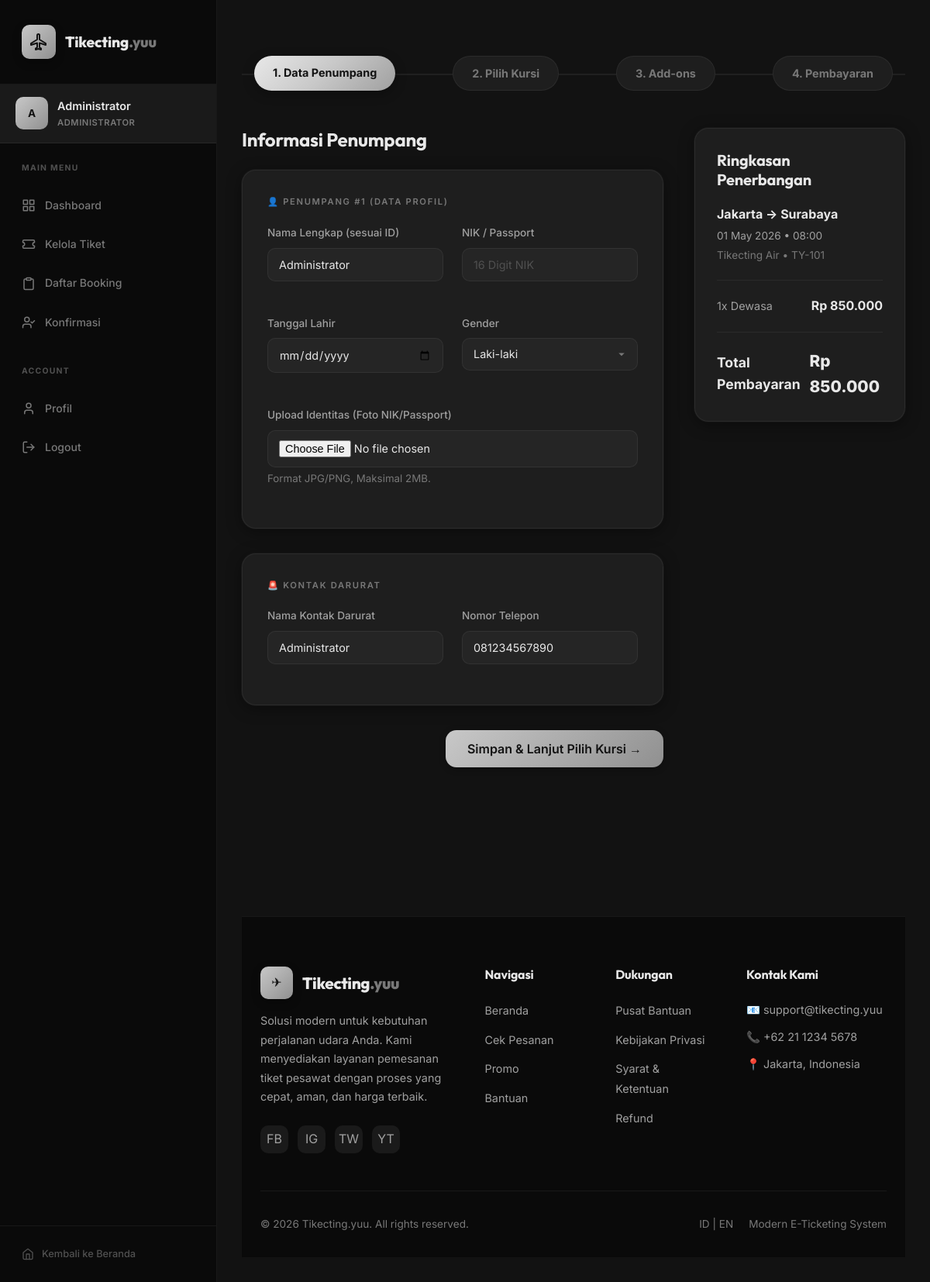
The page /booking_step1.php?flight_id=1&passengers=1 (signed in) on the database its author committed.
### tables this page shows
CREATE TABLE `users` (
  `id` int(11) NOT NULL AUTO_INCREMENT,
  `username` varchar(50) NOT NULL,
  `password` varchar(255) NOT NULL,
  `name` varchar(100) NOT NULL,
  `email` varchar(150) DEFAULT NULL,
  `phone` varchar(20) DEFAULT NULL,
  `nik` varchar(20) DEFAULT NULL,
  `gender` enum('L','P') DEFAULT NULL,
  `birth_date` date DEFAULT NULL,
  `address` text DEFAULT NULL,
  `photo` varchar(255) DEFAULT NULL,
  `role` enum('admin','customer') NOT NULL DEFAULT 'customer',
  `created_at` timestamp NOT NULL DEFAULT current_timestamp(),
  PRIMARY KEY (`id`),
  UNIQUE KEY `username` (`username`)
);

CREATE TABLE `flights` (
  `id` int(11) NOT NULL AUTO_INCREMENT,
  `flight_code` varchar(20) NOT NULL,
  `airline_name` varchar(100) NOT NULL,
  `airline_logo` varchar(255) DEFAULT NULL,
  `origin` varchar(100) NOT NULL,
  `origin_code` varchar(10) NOT NULL,
  `destination` varchar(100) NOT NULL,
  `dest_code` varchar(10) NOT NULL,
  `depart_date` date NOT NULL,
  `depart_time` time NOT NULL,
  `arrive_time` time NOT NULL,
  `duration` varchar(50) DEFAULT NULL,
  `transit` enum('direct','1_transit','2_transit') DEFAULT 'direct',
  `price` decimal(12,2) NOT NULL,
  `class` enum('economy','business','first') DEFAULT 'economy',
  `seats_available` int(11) DEFAULT 100,
  `baggage_capacity` varchar(50) DEFAULT '20kg',
  `refund_policy` text DEFAULT NULL,
  `facilities` text DEFAULT NULL,
  `delay_history` varchar(100) DEFAULT 'On Time',
  `rating` decimal(2,1) DEFAULT 4.5,
  `is_promo` tinyint(1) DEFAULT 0,
  `promo_badge` varchar(50) DEFAULT NULL,
  `created_at` timestamp NOT NULL DEFAULT current_timestamp(),
  PRIMARY KEY (`id`)
);

### config.php (called while the page is built, shortened)
<?php
function e($str) {
    return htmlspecialchars((string)$str, ENT_QUOTES, 'UTF-8');
}
function format_rupiah($amount){
    return 'Rp ' . number_format($amount, 0, ',', '.');
}

### booking_step1.php (the view, shortened to what this page needs)
<?php
require_once 'config.php';
require_once 'includes/functions.php';
$flight_id = $_GET['flight_id'] ?? 0;
$passengers_count = $_GET['passengers'] ?? 1;
$stmt = $pdo->prepare("SELECT * FROM flights WHERE id = ?");
$stmt->execute([$flight_id]);
$f = $stmt->fetch();
$user_id = $_SESSION['user']['id'];
$stmtUser = $pdo->prepare("SELECT * FROM users WHERE id = ?");
$stmtUser->execute([$user_id]);
$user_profile = $stmtUser->fetch();
?>
<!doctype html>
<html lang="id">
<head>
  <?php include 'includes/head.php'; ?>
</head>
<body class="tyy-bg-base">
  <?php include 'includes/navbar.php'; ?>
  <main class="tyy-container tyy-page-content">
    <div class="tyy-booking-steps">
      <div class="step active">1. Data Penumpang</div>
      <div class="step">2. Pilih Kursi</div>
      <div class="step">3. Add-ons</div>
      <div class="step">4. Pembayaran</div>
    </div>
    <div style="display:grid; grid-template-columns: 2fr 1fr; gap: 2.5rem; align-items: start;">
      <form action="booking_step2.php" method="POST" enctype="multipart/form-data">
        <h3 style="margin-bottom:1.5rem;">Informasi Penumpang</h3>
        <?php for($i=1; $i<=$passengers_count; $i++):
          $p_name = ($i === 1) ? ($user_profile['name'] ?? '') : '';
          $p_nik = ($i === 1) ? ($user_profile['nik'] ?? '') : '';
          $p_birth = ($i === 1) ? ($user_profile['birth_date'] ?? '') : '';
          $p_gender = ($i === 1) ? ($user_profile['gender'] ?? 'L') : 'L';
        ?>
          <div class="tyy-card fade-in" style="margin-bottom:2rem; padding:2rem;">
            <div class="tyy-section-label" style="margin-bottom:1.25rem;">👤 Penumpang #<?=$i?> <?= ($i === 1) ? '(Data Profil)' : '' ?></div>
            <div style="display:grid; grid-template-columns: 1fr 1fr; gap:1.5rem;">
              <div class="tyy-form-group">
                <label class="tyy-label">Nama Lengkap (sesuai ID)</label>
                <input type="text" name="passenger[<?=$i?>][name]" class="tyy-input" placeholder="Contoh: John Doe" value="<?=e($p_name)?>" required>
              </div>
              <div class="tyy-form-group">
                <label class="tyy-label">NIK / Passport</label>
                <input type="text" name="passenger[<?=$i?>][id_number]" class="tyy-input" placeholder="16 Digit NIK" value="<?=e($p_nik)?>" required>
              </div>
              <div class="tyy-form-group">
                <label class="tyy-label">Tanggal Lahir</label>
                <input type="date" name="passenger[<?=$i?>][birth_date]" class="tyy-input" value="<?=e($p_birth)?>" required>
              </div>
              <div class="tyy-form-group">
                <label class="tyy-label">Gender</label>
                <select name="passenger[<?=$i?>][gender]" class="tyy-input" required>
                  <option value="L" <?= $p_gender === 'L' ? 'selected' : '' ?>>Laki-laki</option>
                </select>
              </div>
              <div class="tyy-form-group" style="grid-column: span 2;">
                <label class="tyy-label">Upload Identitas (Foto NIK/Passport)</label>
                <input type="file" name="passenger_id_file_<?=$i?>" class="tyy-input" accept="image/*" <?= ($i === 1 && !empty($user_profile['nik'])) ? '' : 'required' ?>>
                <small style="color:var(--text-muted); display:block; margin-top:4px;">Format JPG/PNG, Maksimal 2MB. <?= ($i === 1 && !empty($user_profile['nik'])) ? 'Opsional jika sudah ada di profil.' : '' ?></small>
              </div>
            </div>
          </div>
        <?php endfor; ?>
        <div class="tyy-card fade-in" style="margin-bottom:2rem; padding:2rem;">
          <div class="tyy-section-label" style="margin-bottom:1.25rem;">🚨 Kontak Darurat</div>
          <div style="display:grid; grid-template-columns: 1fr 1fr; gap:1.5rem;">
            <div class="tyy-form-group">
              <label class="tyy-label">Nama Kontak Darurat</label>
              <input type="text" name="emergency_name" class="tyy-input" placeholder="Nama Lengkap" value="<?=e($user_profile['name'] ?? '')?>" required>
            </div>
            <div class="tyy-form-group">
              <label class="tyy-label">Nomor Telepon</label>
              <input type="tel" name="emergency_phone" class="tyy-input" placeholder="Contoh: 08123456789" value="<?=e($user_profile['phone'] ?? '')?>" required>
            </div>
          </div>
        </div>
        <div style="text-align:right; margin-bottom:4rem;">
          <button type="submit" class="tyy-btn tyy-btn-primary tyy-btn-lg">Simpan & Lanjut Pilih Kursi →</button>
        </div>
      </form>
      <aside class="tyy-booking-summary-sidebar">
        <div class="tyy-card" style="padding:1.75rem; position:sticky; top:100px;">
          <h4 style="margin-bottom:1.25rem;">Ringkasan Penerbangan</h4>
          <div style="padding-bottom:1.25rem; border-bottom:1px solid var(--border-subtle); margin-bottom:1.25rem;">
            <div style="font-weight:700; font-size:1rem; margin-bottom:4px;"><?=e($f['origin'])?> → <?=e($f['destination'])?></div>
            <div style="font-size:0.85rem; color:var(--text-secondary);"><?=date('d M Y', strtotime($f['depart_date']))?> • <?=date('H:i', strtotime($f['depart_time']))?></div>
            <div style="font-size:0.85rem; color:var(--text-muted); margin-top:4px;"><?=e($f['airline_name'])?> • <?=e($f['flight_code'])?></div>
          </div>
          <div style="display:flex; justify-content:space-between; align-items:center; margin-bottom:10px;">
            <span style="font-size:0.9rem; color:var(--text-secondary);"><?=e($passengers_count)?>x Dewasa</span>
            <span style="font-weight:700;"><?=format_rupiah($f['price'] * $passengers_count)?></span>
          </div>
          <div style="display:flex; justify-content:space-between; align-items:center; padding-top:1.25rem; border-top:1px solid var(--border-subtle); margin-top:1.25rem;">
            <span style="font-weight:700; font-size:1.1rem;">Total Pembayaran</span>
            <span style="font-weight:800; font-size:1.3rem; color:var(--text-primary);"><?=format_rupiah($f['price'] * $passengers_count)?></span>
          </div>
        </div>
      </aside>
    </div>
  </main>
  <?php include 'includes/footer.php'; ?>
</body>
</html>

### booking_step1.php (style rules this page uses)
.tyy-booking-steps { display: flex; justify-content: space-between; margin-bottom: 3rem; padding: 0 1rem; position: relative; }
.tyy-booking-steps::before { content: ''; position: absolute; top: 50%; left: 0; right: 0; height: 2px; background: var(--border-subtle); z-index: 1; }
.tyy-booking-steps .step { background: var(--bg-card); border: 1px solid var(--border-subtle); padding: 10px 24px; border-radius: var(--radius-full); font-size: 0.9rem; font-weight: 700; color: var(--text-muted); position: relative; z-index: 2; }
.tyy-booking-steps .step.active { background: var(--gradient-silver); color: var(--text-inverse); border: none; box-shadow: 0 4px 15px rgba(0,0,0,0.3); }

### rows shown on the page
users: name "Administrator", gender "Laki-laki", emergency_name "Administrator", emergency_phone "081234567890"
flights: origin "Jakarta", destination "Surabaya", depart_date "01 May 2026", depart_time "08:00", airline_name "Tikecting Air", flight_code "TY-101", format_rupiah($f['price']*$passengers_count) "Rp 850.000"

### other values the page prints
get_user_initials() "A"
$_SESSION['user']['name'] "Administrator"
$passengers_count "1"
